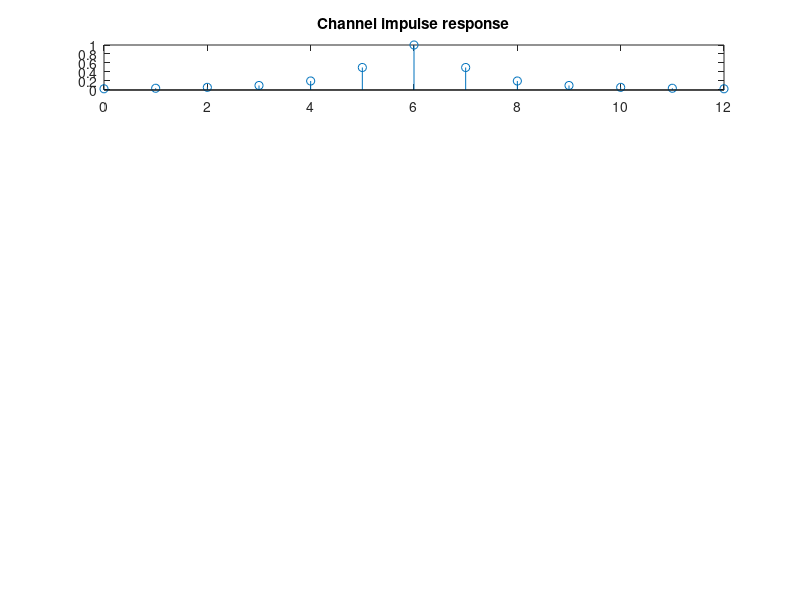

This figure's MATLAB source: (Note: this script raises an error after producing the figure.)
%do_zfe.m  to simulate ZFE (zero-forcing equalizer)
clear, clf
g=[0.027 0.0385 0.0588 0.1 0.2 0.5 1 0.5 0.2 0.1 0.0588 0.0385 0.027]; 
lg=length(g); %the channel response and its length(duration)
subplot(611), stem([0:lg-1],g)
title('Channel impulse response')
K=5; % Order (# of taps) of ZFE
for d=0:4 % to change the delay 
   c=zfe(g,K,d) % ZFE coefficients
   g_zfe=filter(c,1,g); % filtering the channel response with ZFE
   subplot(612+d), stem([0:lg-1],g_zfe) % plot the output of ZFE
end
